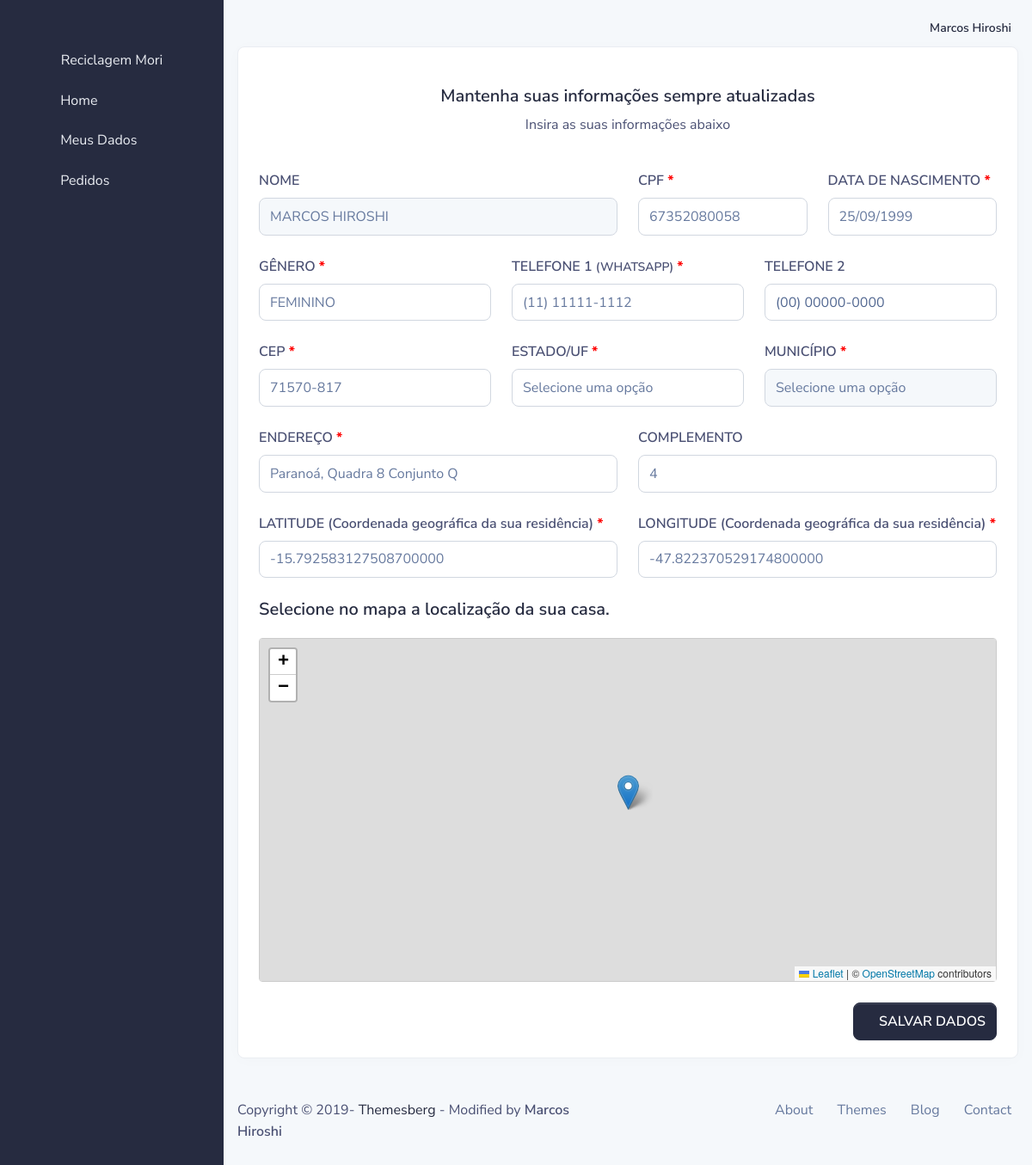
The page /morador/dados/att/ (signed in) on the database its author committed.
### usuario/models.py (models this page shows, shortened)
class User(AbstractBaseUser, PermissionsMixin):
    email = models.EmailField(verbose_name='Email de usuário', unique=True)
    first_name = models.CharField(max_length=300, blank=True, verbose_name='Nome')
    last_name = models.CharField(max_length=300, blank=True, verbose_name='Sobrenome')
    date_joined = models.DateTimeField(_('date joined'), auto_now_add=True)
    is_active = models.BooleanField(_('active'), default=False)
    is_staff = models.BooleanField(_('staff'), default=False)
    profile_active = models.ForeignKey(Group, models.DO_NOTHING, related_name='profile_active', blank=True, null=True)
    objects = UserManager()
    USERNAME_FIELD = 'email'
    REQUIRED_FIELDS = ['first_name', 'last_name']
    class Meta:
        verbose_name = _('user')
        verbose_name_plural = _('users')
    def get_full_name(self):
        return ('%s %s' % (self.first_name, self.last_name)).strip()
    def __str__(self):
        return self.get_full_name().title()

### morador/models.py (models this page shows, shortened)
class Morador(models.Model):
    date_create = models.DateTimeField(auto_now_add=True)
    data_updated = models.DateTimeField(auto_now=True)
    user = models.OneToOneField(User, models.DO_NOTHING, related_name='morador_usuario')
    cpf = models.CharField(max_length=14, verbose_name='CPF')
    data_nascimento = models.DateField(verbose_name='Data de nascimento')
    genero = models.ForeignKey(Genero, models.DO_NOTHING, verbose_name='Gênero')
    telefone_1 = models.CharField(max_length=18, verbose_name='Telefone 1', help_text='(WHATSAPP)')
    telefone_2 = models.CharField(max_length=18, verbose_name='Telefone 2', null=True, blank=True)
    cep = models.CharField(max_length=9, verbose_name='CEP')
    logradouro = models.CharField(max_length=255, verbose_name='Endereço')
    complemento = models.CharField(max_length=255, verbose_name='Complemento', null=True, blank=True)
    municipio = models.ForeignKey(Municipio, models.DO_NOTHING, verbose_name='Município')
    longitude = models.DecimalField(max_length=255, max_digits=20, decimal_places=18, verbose_name='longitude', help_text='Coordenada geográfica da sua residência')
    latitude = models.DecimalField(max_length=255, max_digits=20, decimal_places=18, verbose_name='latitude', help_text='Coordenada geográfica da sua residência')

### morador/views.py (the view)
# urls.py: path('dados/att/', MoradorDadosAttView.as_view(), name='morador_dados_att'),
class MoradorDadosAttView(PermissionRequiredMixin, UserPassesTestMixin, UpdateView):
    model = Morador
    template_name = '02_morador/dados.html'
    form_class = MoradorDadosForm
    permission_required = 'morador.view_morador'
    success_url = reverse_lazy('morador_home')
    def get_object(self, queryset=None):
        return self.request.user.morador_usuario
    def test_func(self):
        return True if self.request.user.is_authenticated and self.request.user.profile_active.name == 'MORADOR' else False

### core/models/genero.py (called while the page is built)
    def __str__(self):
        return self.nome.upper()

### core/models/localidade.py (called while the page is built)
    def __str__(self):
        return self.nome

### www/templates/02_morador/dados.html (shortened to what this page needs)
{% extends '02_morador/base.html' %}
{% load static %}
{% block extra_css %}
    <link rel="stylesheet" href="https://unpkg.com/leaflet@1.7.1/dist/leaflet.css" />
{% endblock extra_css %}
{% block main %}
    <div class="row">
        <div class="col-md-12">
            <div class="card border-light shadow-sm">
                <div class="card-body">
                    <div class="row mt-4">
                        <div class="col-12 text-center">
                            {% if user.morador_usuario %}
                                <h5>Mantenha suas informações sempre atualizadas</h5>
                                <p>Insira as suas informações abaixo</p>
                            {% else %}
                                <h5>Faça o seu cadastro para participar do projeto</h5>
                                <p>Insira as suas informações abaixo</p>
                            {% endif %}
                        </div>
                    </div>
                    <form method="POST">
                        <div class="row mt-4">
                            <div class="col-md-6">
                                <label>NOME</label>
                                <input class="form-control" type="text" value="{{ user.get_full_name|upper }}" disabled>
                            </div>
                            <div class="col-md-3">
                                <label for="{{ form.cpf.id_for_label }}">{{ form.cpf.label|upper }} <b style="color: red">*</b></label>
                                {{ form.cpf }}
                            </div>
                            <div class="col-md-3">
                                <label for="{{ form.dt_nascimento.id_for_label }}">{{ form.data_nascimento.label|upper }} <b style="color: red">*</b></label>
                                {{ form.data_nascimento }}
                            </div>
                        </div>
                        <div class="row mt-4">
                            <div class="col-md-4">
                                <label for="{{ form.genero.id_for_label }}">{{ form.genero.label|upper }} <b style="color: red">*</b></label>
                                {{ form.genero }}
                            </div>
                            <div class="col-md-4">
                                <label for="{{ form.telefone_1.id_for_label }}">{{ form.telefone_1.label|upper }}
                                    <small>{{ form.telefone_1.help_text }}</small>
                                    <b style="color: red">*</b>
                                </label>
                                {{ form.telefone_1 }}
                            </div>
                            <div class="col-md-4">
                                <label for="{{ form.telefone_2.id_for_label }}">{{ form.telefone_2.label|upper }}</label>
                                {{ form.telefone_2 }}
                            </div>
                        </div>
                        <div class="row mt-4">
                            <div class="col-md-4">
                                <label for="{{ form.cep.id_for_label }}">{{ form.cep.label|upper }} <b style="color: red">*</b></label>
                                {{ form.cep }}
                            </div>
                            <div class="col-md-4" id="js-ajax-municipio" data-municipio-url="{% url 'ajax_municipios_data_todos' %}">
                                <label for="{{ form.estado.id_for_label }}">ESTADO/UF <b style="color: red">*</b></label>
                                {{ form.estado }}
                            </div>
                            <div class="col-md-4">
                                <label for="{{ form.municipio.id_for_label }}">{{ form.municipio.label|upper }} <b style="color: red">*</b></label>
                                <div>
                                    <select class="form-control" id="id_municipio" name="municipio" required>
                                        <option>Selecione uma opção</option>
                                    </select>
                                </div>
                            </div>
                        </div>
                        <div class="row mt-4">
                            <div class="col-md-6">
                                <label for="{{ form.logradouro.id_for_label }}">{{ form.logradouro.label|upper }} <b style="color: red">*</b></label>
                                {{ form.logradouro }}
                            </div>
                            <div class="col-md-6">
                                <label for="{{ form.complemento.id_for_label }}">{{ form.complemento.label|upper }}</label>
                                {{ form.complemento }}
                            </div>
                        </div>
                        <div class="row mt-4">
                            <div class="col-md-6">
                                <label for="{{ form.latitude.id_for_label }}">{{ form.latitude.label|upper }} ({{ form.latitude.help_text }}) <b style="color: red">*</b></label>
                                {{ form.latitude }}
                            </div>
                            <div class="col-md-6">
                                <label for="{{ form.longitude.id_for_label }}">{{ form.longitude.label|upper }} ({{ form.longitude.help_text }}) <b style="color: red">*</b></label>
                                {{ form.longitude }}
                            </div>
                        </div>
                        <div class="row mt-4">
                            <div class="col-12">
                                <h5 class="mb-0">Selecione no mapa a localização da sua casa.</h5>
                                <div id="map-container">
                                    <div id="map"></div>
                                </div>
                            </div>
                        </div>
                        <div class="row mt-4">
                            <div class="col-12">
                                <button class="btn btn-primary float-right">
                                    <i class="fa fa-save"></i> SALVAR DADOS
                                </button>
                            </div>
                        </div>
                    </form>
                </div>
            </div>
        </div>
    </div>
{% endblock main %}

### www/templates/02_morador/partials/navbar_main.html (shortened to what this page needs)
{% load static %}
<nav class="navbar navbar-top navbar-expand navbar-dashboard navbar-dark pl-0 pr-2 pb-0">
    <div class="container-fluid px-0">
        <div class="d-flex justify-content-between w-100" id="navbarSupportedContent">
            <ul class="navbar-nav align-items-center">
                <li class="nav-item dropdown">
                    <a class="nav-link pt-1 px-0" href="#" role="button" data-toggle="dropdown" aria-haspopup="true"
                       aria-expanded="false">
                        <div class="media d-flex align-items-center">
                            <i class="fa fa-user" style="font-size: 18px; color: #0a0b10"></i>
                            <div class="media-body ml-2 text-dark align-items-center d-lg-block">
                                <span class="mb-0 font-small font-weight-bold">{{ user|title }}</span>
                            </div>
                        </div>
                    </a>
                </li>
            </ul>
        </div>
    </div>
</nav>

### www/templates/02_morador/dados.html (style rules this page uses)
#map-container { height: 400px; border: 1px solid #ccc; border-radius: 4px; margin-top: 20px; }
#map { width: 100%; height: 100%; }

### rows shown on the page
User: first_name+last_name "Marcos Hiroshi", get_full_name "MARCOS HIROSHI"
Morador: cpf "67352080058", data_nascimento "25/09/1999", genero "FEMININO", telefone_1 "(11) 11111-1112", cep "71570-817", logradouro "Paranoá, Quadra 8 Conjunto Q", complemento "4", latitude "-15.792583127508700000", longitude "-47.822370529174800000"
